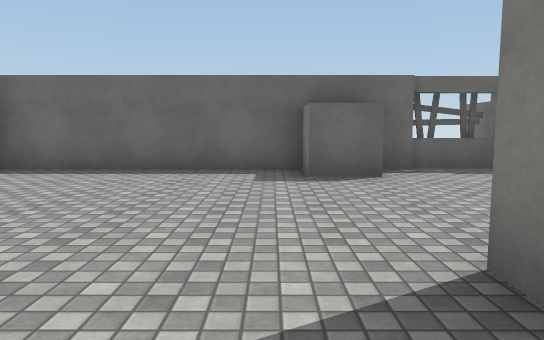
view 1 (above)

23 first-person views from a walk through a 3-D level made in the Unity game engine. The camera is 1.3 m above the floor, tilts 6° down and sees 70° across. The floor is counted in squares, 2 m on a side. Each view is taken from the middle of a square. On the plan, view 1 faces up. The plan holds only what a view shows up to about 11 squares ahead; the rest is blank. Door leaves are left out, so doorways stand open. Surface patterns are stand-ins for the level's own textures.

view 2
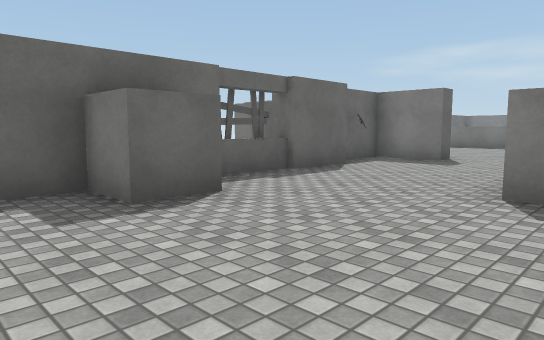

view 3
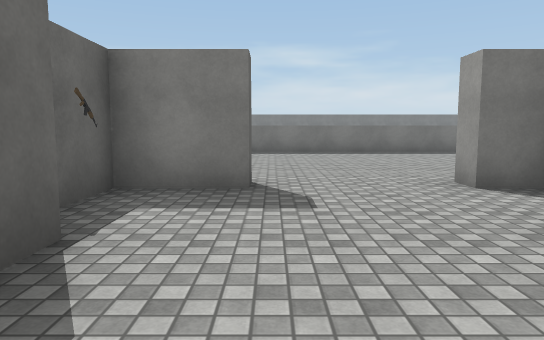

view 4
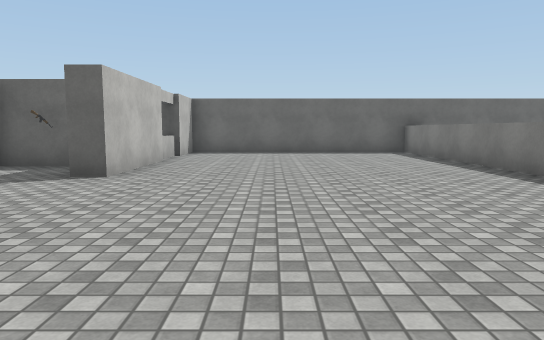

view 5
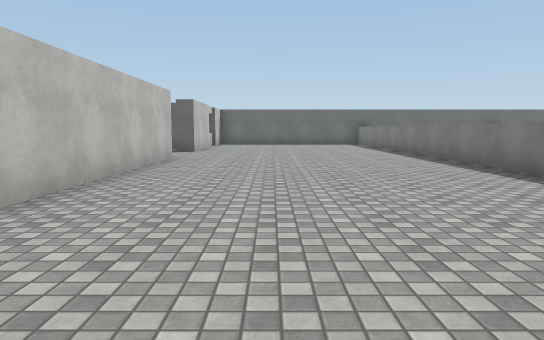

view 6
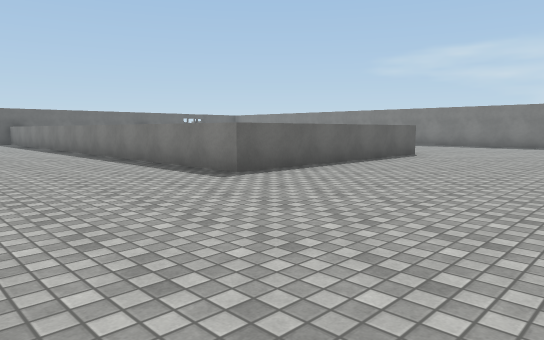

view 7
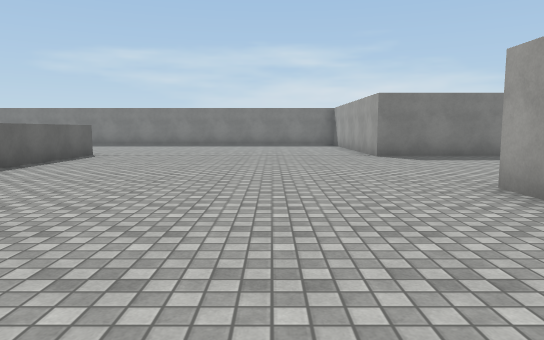

view 8
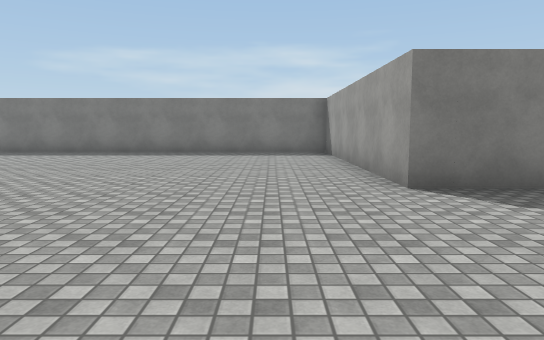

view 9
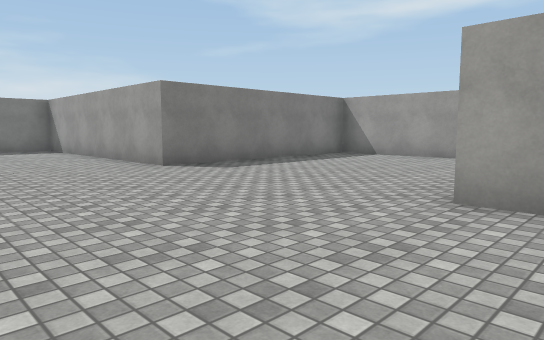

view 10
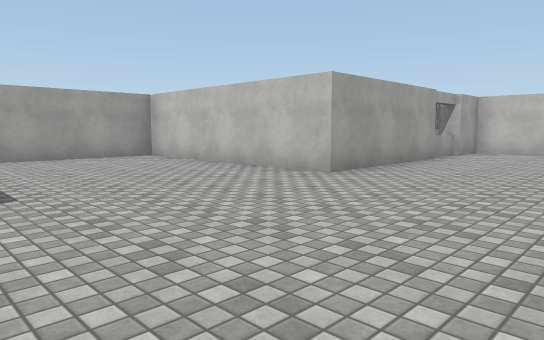

view 11
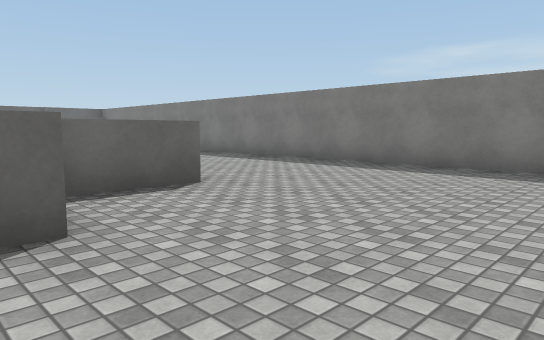

view 12
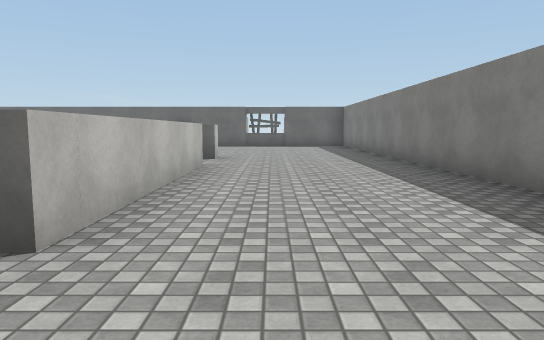

view 13
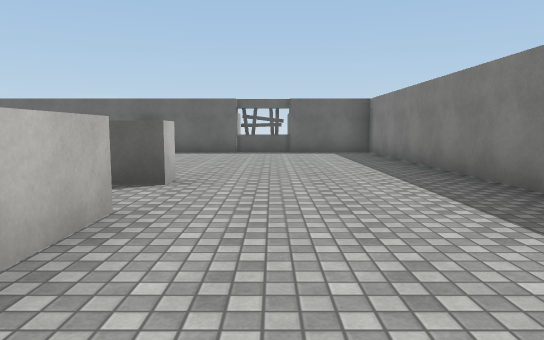

view 14
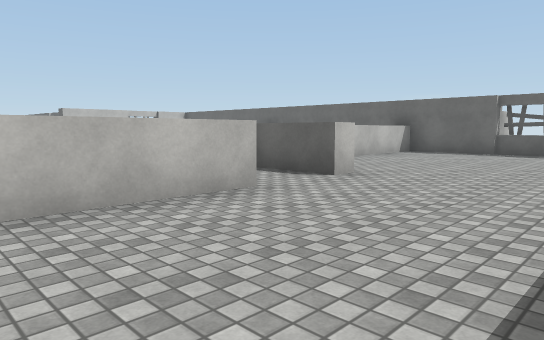

view 15
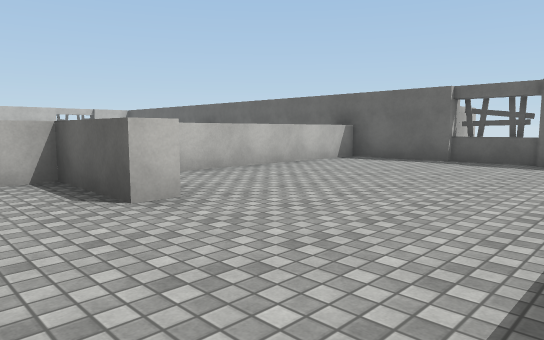

view 16
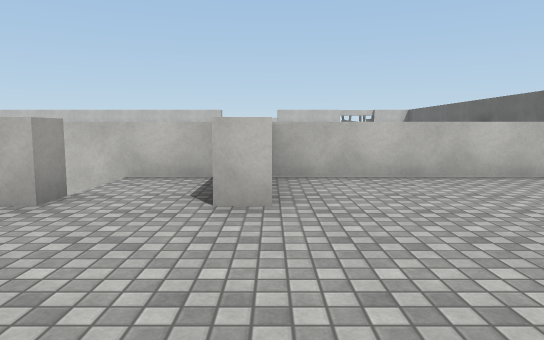

view 17
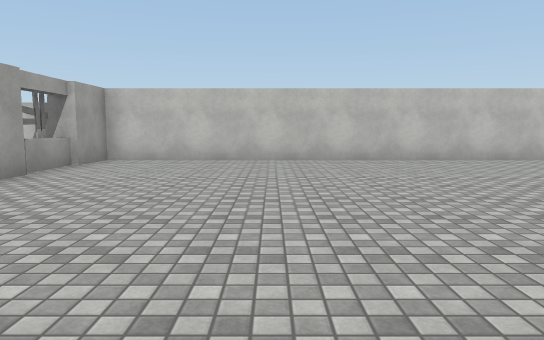

view 18
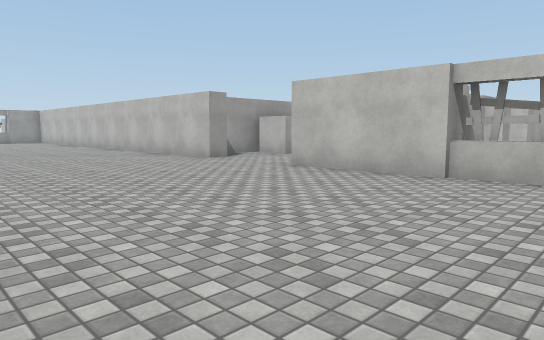

view 19
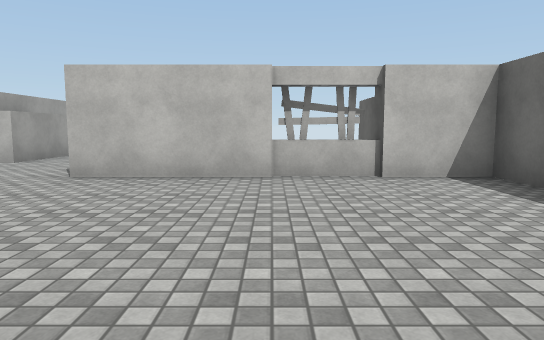

view 20
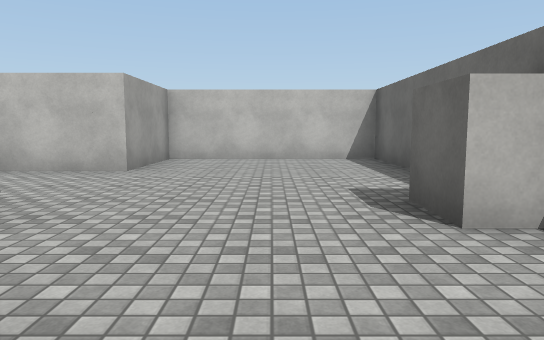

view 21
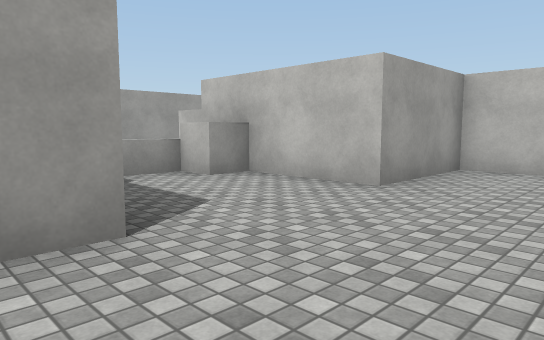

view 22
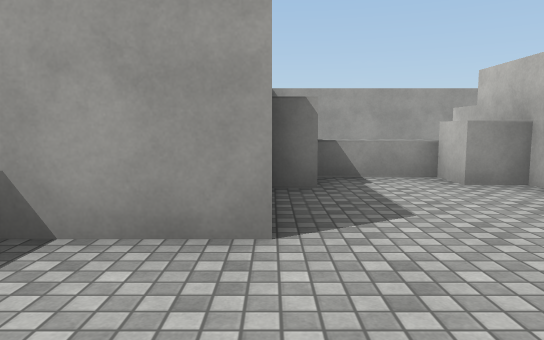

view 23
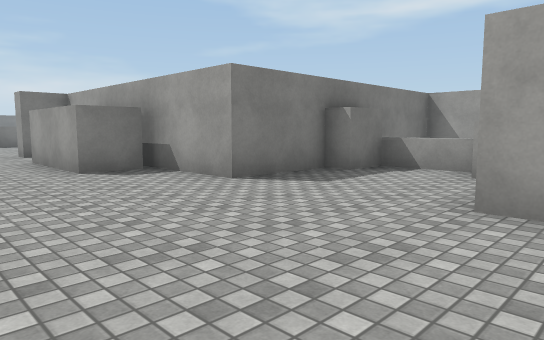

### Floor plan
Key: @ floor where view 1 was taken; # wall or solid block; . floor; D open door; ^ raised ledge; v drop or lower ground; B block; C cube.
Columns run from 5 left of view 1 to 26 right of it. Each row starts with its distance up from view 1.
 12                           BB
 11              ###############^###
 10            BB......^    ^......#
  9             #......^    ^......#
  8        B B BB......^    ^......#
  7 ###### B#B###......^    ^......#
  6 #.....C.....#......^    ^......#
  5 #...........DD.....^     ^^....#
  4 #...........DD.....^    ^......#
  3 #.......###.DD.....^     ^v....#
  2 #.......###.#......^     ^^....#
  1 ####..### ###......^      ^....#
  0    #.@#     #......^      ^....#
 -1    C..B     #......^      ^....#
 -2    B^^#     #......^     ^^....#
 -3       #     #......^^^^^^......#
 -4   #####     #..................#
 -5             #..................#
 -6             #..................#
 -7             #..................#
 -8             #..................#
 -9             #..................#
-10             #..................#
-11              BB#####.....#######
-12               B    #.....#
-13                    #.....#
-14                    #.....#
-15                    #.....#
-16                    #######

Positions as (right, up) in squares from view 1, and headings:
1: (0, 0), facing up
2: (-1, 2), facing up-right
3: (3, 5), facing right
4: (10, 0), facing up
5: (10, -6), facing up
6: (10, -8), facing up-right
7: (10, -8), facing right
8: (15, -9), facing right
9: (13, -7), facing down-right
10: (19, -7), facing down-left
11: (19, -6), facing up-right
12: (23, -4), facing up
13: (23, 0), facing up
14: (25, 0), facing up-left
15: (25, 3), facing up-left
16: (25, 5), facing left
17: (16, -7), facing left
18: (13, 10), facing down-left
19: (13, 8), facing left
20: (4, 4), facing left
21: (2, 4), facing down-left
22: (1, 4), facing down
23: (-3, 5), facing down-right
